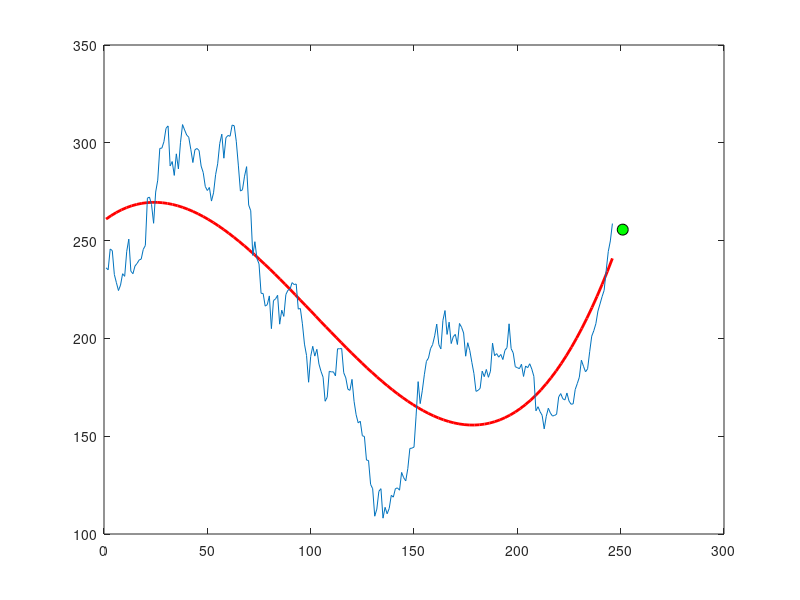

Write MATLAB code to recreate this figure.
data = csvread('tesla.csv');
X = data(1:246, 1);
Y = data(1:246, 6);


% Define the order of the polynomial for curve fitting
order = 3;

% Fit a polynomial regression model
coefficients = polyfit(X, Y, order);

% Define the x-values for extrapolation
x = 251;

% Evaluate the polynomial at the extrapolation point
y = polyval(coefficients, x);

% Output the extrapolated value
y

% Plot the fitted polynomial curve
x_fit = linspace(min(X), max(X), 100);  % Generate x-values for the curve
y_fit = polyval(coefficients, x_fit);   % Evaluate the polynomial at the x-values
plot(x_fit, y_fit, 'r-', 'LineWidth', 2);

hold on;

% Plot the extrapolation point
plot(x, y, 'ko', 'MarkerFaceColor', 'g', 'MarkerSize', 8);

plot(X, Y, '-')